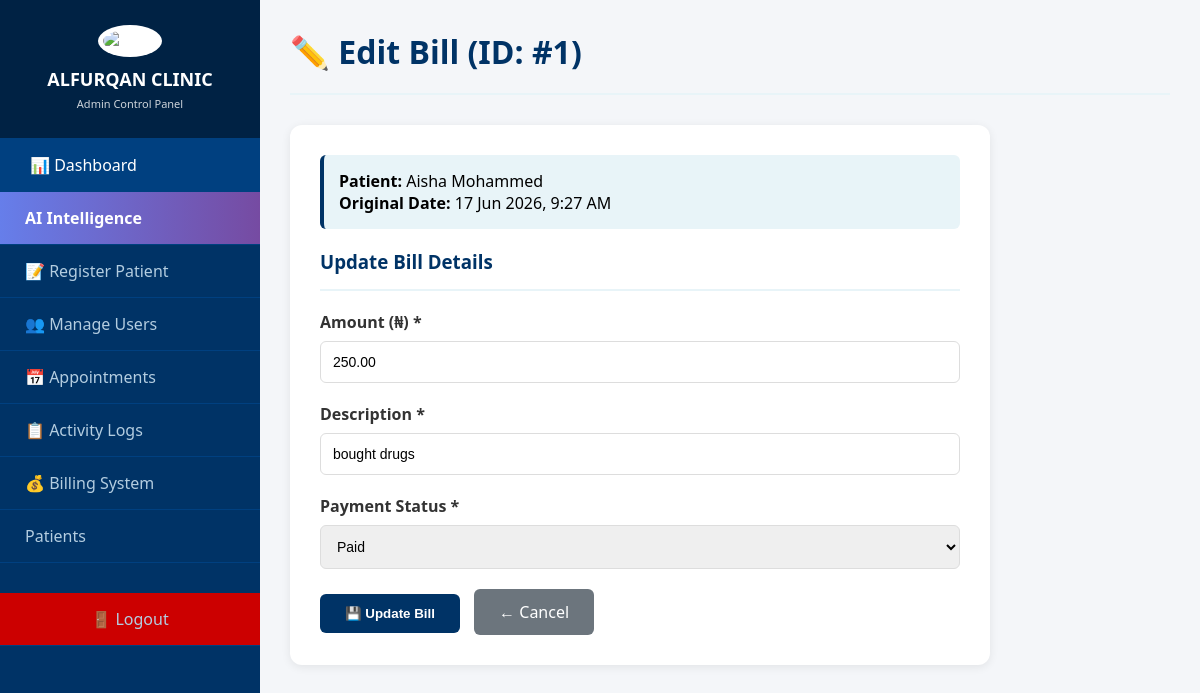
/admin/edit_bill.php?id=1 (signed in), run on the app's committed database.
### tables this page shows
CREATE TABLE `billing` (
  `id` int(11) NOT NULL,
  `patient_id` int(11) NOT NULL,
  `amount` decimal(10,2) NOT NULL,
  `description` varchar(255) DEFAULT NULL,
  `status` enum('Paid','Pending') DEFAULT 'Pending',
  `bill_date` timestamp NOT NULL DEFAULT current_timestamp(),
  `created_by` int(11) DEFAULT NULL
);

CREATE TABLE `patients` (
  `id` int(11) NOT NULL,
  `name` varchar(100) NOT NULL,
  `age` int(11) DEFAULT NULL,
  `gender` enum('Male','Female') NOT NULL,
  `phone` varchar(15) DEFAULT NULL,
  `address` text DEFAULT NULL,
  `allergies` text DEFAULT NULL,
  `medical_conditions` text DEFAULT NULL,
  `patient_status` enum('Stable','Critical','Recovering','Discharged','Pending') DEFAULT 'Pending',
  `reg_date` timestamp NOT NULL DEFAULT current_timestamp()
);

### admin/edit_bill.php (the view, shortened to what this page needs)
<?php
include '../config/db.php';
$bill_id = $_GET['id'] ?? 0;
$stmt = $conn->prepare("SELECT b.*, p.name as patient_name FROM billing b JOIN patients p ON b.patient_id = p.id WHERE b.id = ?");
$stmt->bind_param("i", $bill_id);
$stmt->execute();
$bill = $stmt->get_result()->fetch_assoc();
?>
<!DOCTYPE html>
<html lang="en">
<head>
</head>
<body>
    <div class="sidebar">
        <div class="sidebar-header">
            <img src="../assets/logo.png" alt="Logo">
            <h2>ALFURQAN CLINIC</h2><small>Admin Control Panel</small>
        </div>
        <div class="sidebar-menu">
    <a href="dashboard.php" class="active">📊 Dashboard</a>
    <a href="ai_dashboard.php" style="background: linear-gradient(90deg, #667eea 0%, #764ba2 100%); color: white; font-weight: bold;">
         AI Intelligence
    </a>
    <a href="register_patient.php">📝 Register Patient</a>
    <a href="manage_users.php">👥 Manage Users</a>
    <a href="appointments.php">📅 Appointments</a>
    <a href="activity_logs.php">📋 Activity Logs</a>
    <a href="billing.php">💰 Billing System</a>
    <a href="patients.php"> Patients</a>
    <a href="../logout.php" class="logout-btn">🚪 Logout</a>
</div>
    </div>
    <div class="main-content">
        <div class="header"><h1>✏️ Edit Bill (ID: #<?php echo $bill['id']; ?>)</h1></div>
        <div class="card">
            <div class="info-box">
                <strong>Patient:</strong> <?php echo htmlspecialchars($bill['patient_name']); ?><br>
                <strong>Original Date:</strong> <?php echo date('d M Y, g:i A', strtotime($bill['bill_date'])); ?>
            </div>
            <h3>Update Bill Details</h3>
            <form method="POST">
                <div class="form-group">
                    <label>Amount (₦) *</label>
                    <input type="number" name="amount" step="0.01" value="<?php echo $bill['amount']; ?>" required>
                </div>
                <div class="form-group">
                    <label>Description *</label>
                    <input type="text" name="description" value="<?php echo htmlspecialchars($bill['description']); ?>" required>
                </div>
                <div class="form-group">
                    <label>Payment Status *</label>
                    <select name="status" required>
                        <option value="Paid" <?php echo $bill['status']=='Paid'?'selected':''; ?>>Paid</option>
                    </select>
                </div>
                <button type="submit" name="update_bill">💾 Update Bill</button>
                <a href="billing.php" class="btn-secondary">← Cancel</a>
            </form>
        </div>
    </div>
</body>
</html>

### admin/edit_bill.php (style rules this page uses)
* { margin: 0; padding: 0; box-sizing: border-box; }
body { font-family: 'Segoe UI', sans-serif; background: #f4f6f9; display: flex; }
.sidebar { width: 260px; background: #003366; color: white; height: 100vh; position: fixed; }
.sidebar-header { text-align: center; padding: 25px 20px; border-bottom: 1px solid #004080; background: #002244; }
.sidebar-header img { width: 70px; height: 70px; margin-bottom: 10px; background: white; border-radius: 50%; padding: 5px; }
.sidebar-header h2 { font-size: 18px; }
.sidebar-header small { font-size: 11px; opacity: 0.8; }
.sidebar-menu a { display: flex; align-items: center; gap: 15px; padding: 15px 25px; color: #b3cde0; text-decoration: none; border-bottom: 1px solid #004080; transition: 0.3s; }
.sidebar-menu a:hover, .sidebar-menu a.active { background: #004080; color: white; padding-left: 30px; }
.logout-btn { background: #cc0000 !important; justify-content: center; margin-top: 30px; }
.main-content { margin-left: 260px; padding: 30px; width: calc(100% - 260px); }
.header { display: flex; justify-content: space-between; margin-bottom: 30px; padding-bottom: 20px; border-bottom: 2px solid #e8f4f8; }
.header h1 { color: #003366; }
.card { background: white; padding: 30px; border-radius: 12px; box-shadow: 0 2px 10px rgba(0,0,0,0.08); max-width: 700px; }
.card h3 { color: #003366; margin-bottom: 20px; border-bottom: 2px solid #e8f4f8; padding-bottom: 15px; }
.form-group { margin-bottom: 20px; }
label { display: block; margin-bottom: 8px; color: #333; font-weight: 600; }
input, select { width: 100%; padding: 12px; border: 1px solid #ddd; border-radius: 6px; font-size: 14px; }
.info-box { background: #e8f4f8; padding: 15px; border-radius: 6px; margin-bottom: 20px; border-left: 4px solid #003366; }
button { padding: 12px 25px; background: #003366; color: white; border: none; border-radius: 6px; cursor: pointer; font-weight: 600; }
.btn-secondary { background: #6c757d; margin-left: 10px; text-decoration: none; display: inline-block; padding: 12px 25px; border-radius: 6px; color: white; }

### data on the page
billing: id "1", patient.name "Aisha Mohammed", bill_date "17 Jun 2026, 9:27 AM", amount "250.00", description "bought drugs", status "Paid"
